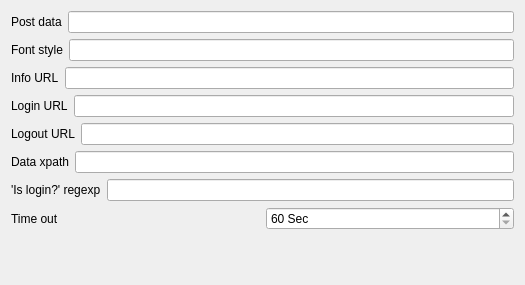
<?xml version="1.0" encoding="UTF-8"?>
<ui version="4.0">
    <class>Settings</class>
    <widget class="QWidget" name="Settings">
        <property name="windowTitle">
            <string>Form</string>
        </property>
        <property name="minimumSize">
            <size>
                <width>525</width>
                <height>0</height>
            </size>
        </property>

        <layout class="QVBoxLayout" name="verticalLayout" >

            <item><!--{{{-->
                <layout class="QHBoxLayout" name="horizontalLayout_01" >
                    <item>
                        <widget class="QLabel" name="user_name_label">
                            <property name="text">
                                <string>Post data</string>
                            </property>
                        </widget>
                    </item>
                    <item>
                        <widget class="QLineEdit" name="post_data" />
                    </item>
                </layout>
            </item><!--}}}-->
            <item><!--{{{-->
                <layout class="QHBoxLayout" name="horizontalLayout_02" >
                    <item>
                        <widget class="QLabel" name="fontstylesheet_label">
                            <property name="text">
                                <string>Font style</string>
                            </property>
                        </widget>
                    </item>
                    <item>
                        <widget class="QLineEdit" name="fontstylesheet"/>
                    </item>
                </layout>
            </item><!--}}}-->
            <item><!--{{{-->
                <layout class="QHBoxLayout" name="horizontalLayout_03" >
                    <item>
                        <widget class="QLabel" name="info_url_label">
                            <property name="text">
                                <string>Info URL</string>
                            </property>
                        </widget>
                    </item>
                    <item>
                        <widget class="QLineEdit" name="info_url"/>
                    </item>
                </layout>
            </item><!--}}}-->
            <item><!--{{{-->
                <layout class="QHBoxLayout" name="horizontalLayout_04" >
                    <item>
                        <widget class="QLabel" name="login_url_label">
                            <property name="text">
                                <string>Login URL</string>
                            </property>
                        </widget>
                    </item>
                    <item>
                        <widget class="QLineEdit" name="login_url"/>
                    </item>
                </layout>
            </item><!--}}}-->
            <item><!--{{{-->
                <layout class="QHBoxLayout" name="horizontalLayout_05" >
                    <item>
                        <widget class="QLabel" name="logout_url_label">
                            <property name="text">
                                <string>Logout URL</string>
                            </property>
                        </widget>
                    </item>
                    <item>
                        <widget class="QLineEdit" name="logout_url"/>
                    </item>
                </layout>
            </item><!--}}}-->
            <item><!--{{{-->
                <layout class="QHBoxLayout" name="horizontalLayout_06" >
                    <item>
                        <widget class="QLabel" name="data_xpath_label">
                            <property name="text">
                                <string>Data xpath</string>
                            </property>
                        </widget>
                    </item>
                    <item>
                        <widget class="QLineEdit" name="data_xpath"/>
                    </item>
                </layout>
            </item><!--}}}-->
            <item><!--{{{-->
                <layout class="QHBoxLayout" name="horizontalLayout_07" >
                    <item>
                        <widget class="QLabel" name="is_login_regexp_label">
                            <property name="text">
                                <string>'Is login?' regexp</string>
                            </property>
                        </widget>
                    </item>
                    <item>
                        <widget class="QLineEdit" name="is_login_regexp"/>
                    </item>
                </layout>
            </item><!--}}}-->
            <item><!--{{{-->
                <layout class="QHBoxLayout" name="horizontalLayout_08" >
                    <item>
                        <widget class="QLabel" name="time_out_label">
                            <property name="text">
                                <string>Time out</string>
                            </property>
                        </widget>
                    </item>
                    <item>
                        <widget class="QSpinBox" name="time_out" >
                            <property name="toolTip" >
                                <string>Tooltip</string>
                            </property>
                            <property name="buttonSymbols" >
                                <enum>QAbstractSpinBox::UpDownArrows</enum>
                            </property>
                            <property name="suffix" >
                                <string> Sec</string>
                            </property>
                            <property name="minimum" >
                                <number>60</number>
                            </property>
                            <property name="maximum" >
                                <number>3600</number>
                            </property>
                            <property name="value" >
                                <number>60</number>
                            </property>
                        </widget>
                    </item>
                </layout>
            </item><!--}}}-->
            <item><!--{{{-->
                <spacer name="verticalSpacer" >
                    <property name="orientation" >
                        <enum>Qt::Vertical</enum>
                    </property>
                    <property name="sizeHint" stdset="0" >
                        <size>
                            <width>20</width>
                            <height>44</height>
                        </size>
                    </property>
                </spacer>
            </item><!--}}}-->
        </layout>
    </widget>
    <resources/>
    <connections/>
</ui>
